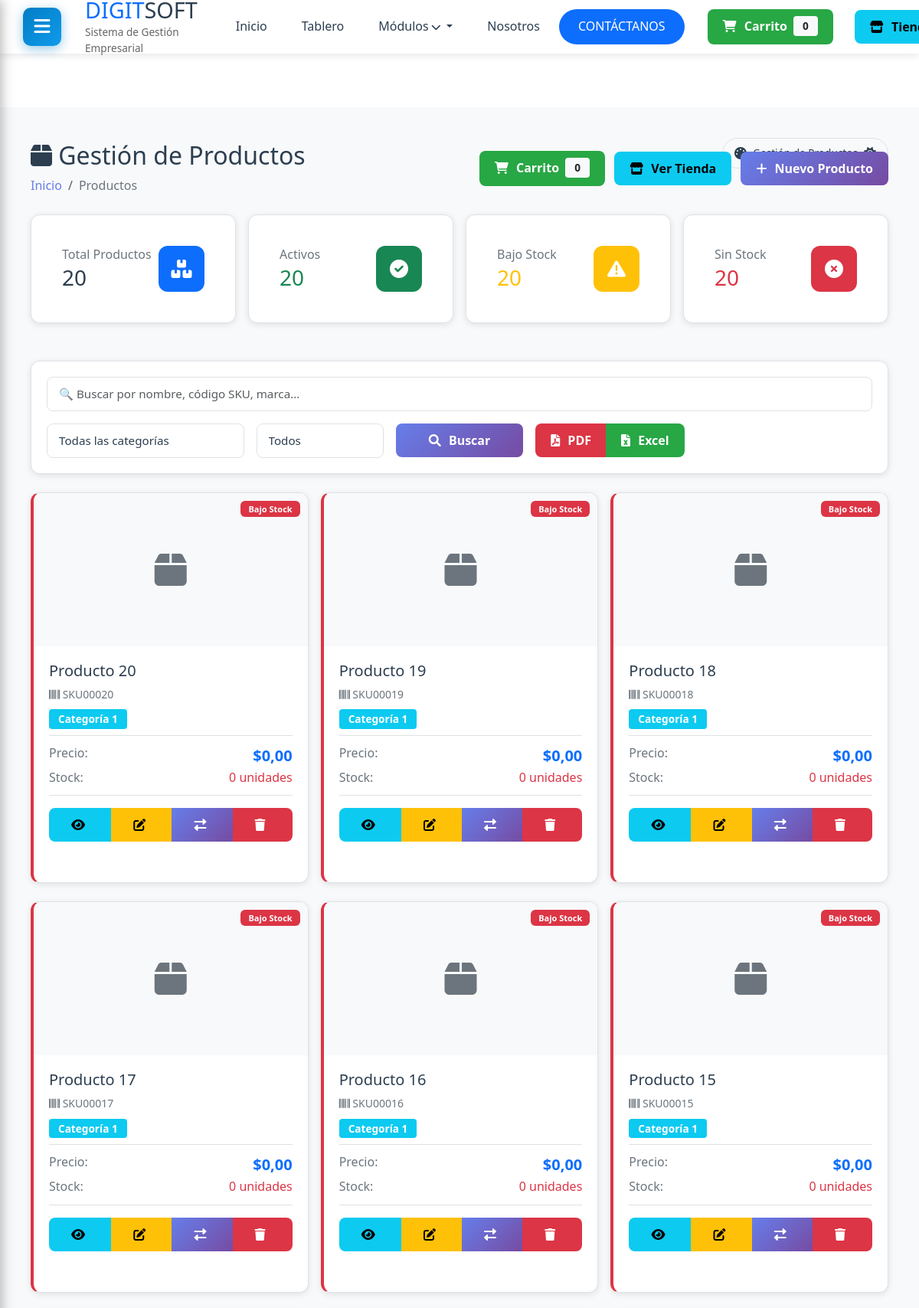
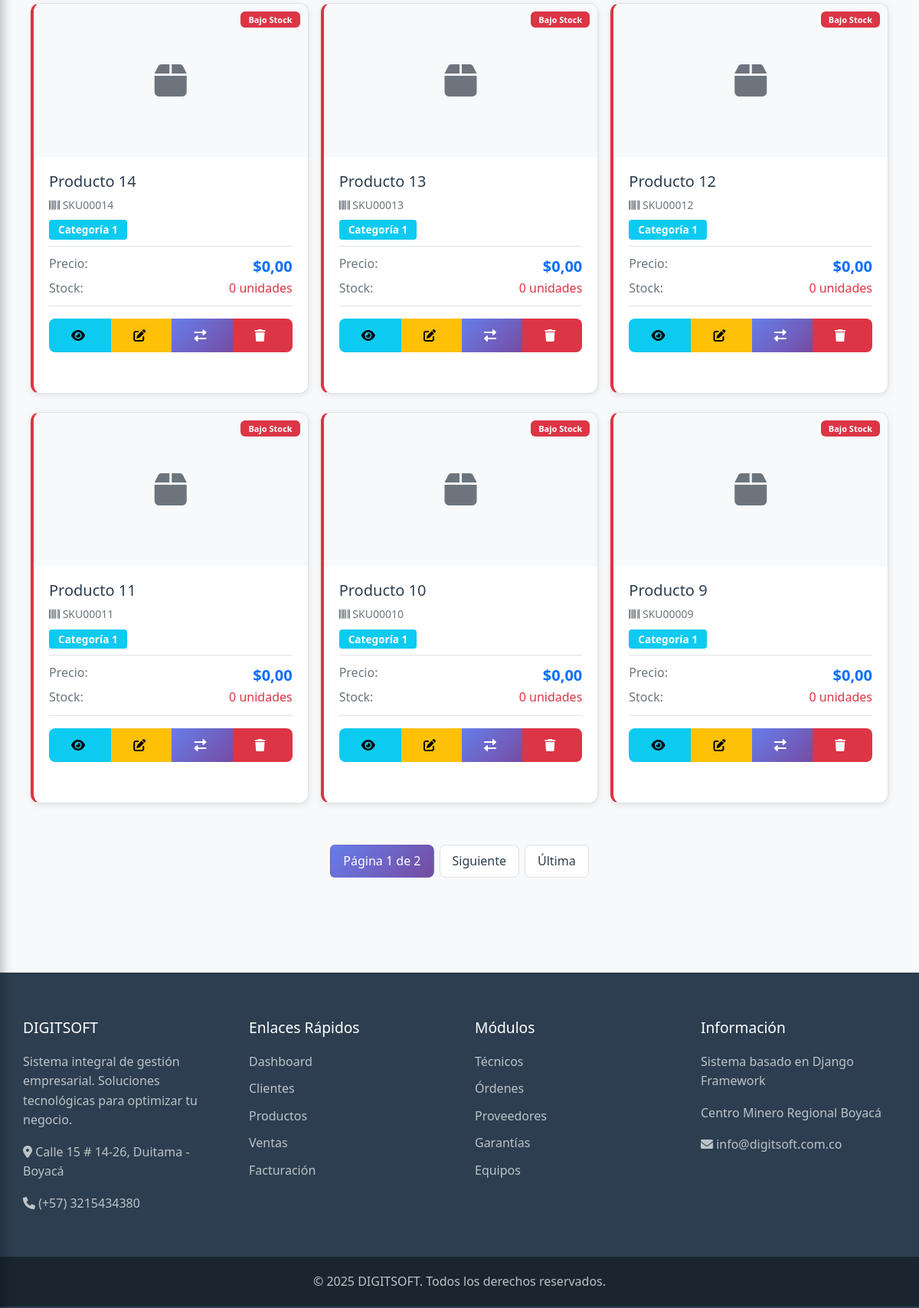
The page /productos/ (signed in, upper part) on the database its author committed (2 pictures, top to bottom).
### productos/models.py (models this page shows, shortened)
class Producto(models.Model):
    nombre_producto = models.CharField(max_length=200, verbose_name="Nombre del producto")
    codigo_sku = models.CharField(max_length=50, unique=True, verbose_name="Código SKU")
    categoria = models.ForeignKey(
        CategoriaProducto,
        on_delete=models.SET_NULL,
        null=True,
        related_name='productos',
        verbose_name="Categoría"
    )
    modelo_equipo = models.CharField(max_length=100, blank=True, verbose_name="Modelo del equipo")
    marca = models.CharField(max_length=100, blank=True, verbose_name="Marca")
    procesador = models.CharField(max_length=100, blank=True, verbose_name="Procesador")
    memoria_ram = models.CharField(max_length=50, blank=True, verbose_name="Memoria RAM")
    memoria_rom = models.CharField(max_length=50, blank=True, verbose_name="Memoria ROM/Almacenamiento")
    descripcion = models.TextField(verbose_name="Descripción del producto")
    especificaciones = models.TextField(blank=True, verbose_name="Especificaciones técnicas")
    precio_compra = models.DecimalField(
        max_digits=12,
        decimal_places=2,
        validators=[MinValueValidator(Decimal('0.01'))],
        verbose_name="Precio de compra"
    )
    precio_venta = models.DecimalField(
        max_digits=12,
        decimal_places=2,
        validators=[MinValueValidator(Decimal('0.01'))],
        verbose_name="Precio de venta"
    )
    precio_mayorista = models.DecimalField(
        max_digits=12,
        decimal_places=2,
        null=True,
        blank=True,
        validators=[MinValueValidator(Decimal('0.01'))],
        verbose_name="Precio mayorista"
    )
    stock_actual = models.IntegerField(
        default=0,
        validators=[MinValueValidator(0)],
        verbose_name="Stock actual"
    )
    stock_minimo = models.IntegerField(
        default=5,
        validators=[MinValueValidator(0)],
        verbose_name="Stock mínimo"
    )
    stock_maximo = models.IntegerField(
        default=100,
        validators=[MinValueValidator(0)],
        verbose_name="Stock máximo"
    )
    imagen = models.ImageField(upload_to='productos/', blank=True, null=True, verbose_name="Imagen del producto")
    disponible_web = models.BooleanField(default=True, verbose_name="Disponible en web")
    destacado = models.BooleanField(default=False, verbose_name="Producto destacado")
    activo = models.BooleanField(default=True, verbose_name="Activo")
    tiene_garantia = models.BooleanField(default=True, verbose_name="Tiene garantía")
    meses_garantia = models.IntegerField(default=12, verbose_name="Meses de garantía")
    fecha_registro = models.DateTimeField(auto_now_add=True, verbose_name="Fecha de registro")
    fecha_actualizacion = models.DateTimeField(auto_now=True, verbose_name="Última actualización")
    class Meta:
        verbose_name = "Producto"
        verbose_name_plural = "Productos"
        ordering = ['-fecha_registro']
        indexes = [
            models.Index(fields=['codigo_sku']),
            models.Index(fields=['nombre_producto']),
        ]
    @property
    def necesita_reposicion(self):
        return self.stock_actual <= self.stock_minimo

class CategoriaProducto(models.Model):
    nombre = models.CharField(max_length=100, unique=True, verbose_name="Nombre de categoría")
    descripcion = models.TextField(blank=True, verbose_name="Descripción")
    activo = models.BooleanField(default=True, verbose_name="Activo")
    fecha_registro = models.DateTimeField(auto_now_add=True, verbose_name="Fecha de registro")
    class Meta:
        verbose_name = "Categoría de Producto"
        verbose_name_plural = "Categorías de Productos"
        ordering = ['nombre']
    def __str__(self):
        return self.nombre

### productos/views.py (the view, shortened to what this page needs)
# urls.py: path('', views.productos_lista, name='lista'),
@login_required
@staff_required
def productos_lista(request):
    form = BuscarProductoForm(request.GET or None)
    productos = Producto.objects.select_related('categoria').all()
    paginator = Paginator(productos, 12)  # 12 productos por página
    page_number = request.GET.get('page')
    page_obj = paginator.get_page(page_number)
    total_productos = Producto.objects.count()
    productos_activos = Producto.objects.filter(activo=True).count()
    bajo_stock = len([p for p in Producto.objects.all() if p.necesita_reposicion])
    sin_stock = Producto.objects.filter(stock_actual=0).count()
    context = {
        'page_obj': page_obj,
        'form': form,
        'total_productos': total_productos,
        'productos_activos': productos_activos,
        'bajo_stock': bajo_stock,
        'sin_stock': sin_stock,
    }
    return render(request, 'productos/lista.html', context)

### templates/productos/lista.html (shortened to what this page needs)
{% extends 'base_dashboard.html' %}
{% load static %}
{% block extra_css %}
<link rel="stylesheet" href="{% static 'css/productos.css' %}">
{% endblock %}
{% block content %}
<div class="container-fluid py-4">
    <div class="row mb-4">
        <div class="col-12">
            <div class="d-flex justify-content-between align-items-center">
                <div>
                    <h1 class="h2 mb-2">
                        <i class="fas fa-box"></i> Gestión de Productos
                    </h1>
                    <nav aria-label="breadcrumb">
                        <ol class="breadcrumb">
                            <li class="breadcrumb-item"><a href="{% url 'core:home' %}">Inicio</a></li>
                            <li class="breadcrumb-item active">Productos</li>
                        </ol>
                    </nav>
                </div>
                <div>
                    <a href="{% url 'ecommerce:ver_carrito' %}" class="btn btn-success me-2">
                        <i class="fas fa-shopping-cart"></i> Carrito
                        <span class="badge bg-light text-dark ms-1" id="carrito-count">0</span>
                    </a>
                    <a href="{% url 'ecommerce:productos' %}" class="btn btn-info me-2">
                        <i class="fas fa-store"></i> Ver Tienda
                    </a>
                    <a href="{% url 'productos:crear' %}" class="btn btn-primary">
                        <i class="fas fa-plus"></i> Nuevo Producto
                    </a>
                </div>
            </div>
        </div>
    </div>
    <div class="row mb-4">
        <div class="col-md-3">
            <div class="card stat-card">
                <div class="card-body">
                    <div class="d-flex justify-content-between align-items-center">
                        <div>
                            <h6 class="text-muted mb-1">Total Productos</h6>
                            <h3 class="mb-0">{{ total_productos }}</h3>
                        </div>
                        <div class="icon-wrapper bg-primary">
                            <i class="fas fa-boxes"></i>
                        </div>
                    </div>
                </div>
            </div>
        </div>
        <div class="col-md-3">
            <div class="card stat-card">
                <div class="card-body">
                    <div class="d-flex justify-content-between align-items-center">
                        <div>
                            <h6 class="text-muted mb-1">Activos</h6>
                            <h3 class="mb-0 text-success">{{ productos_activos }}</h3>
                        </div>
                        <div class="icon-wrapper bg-success">
                            <i class="fas fa-check-circle"></i>
                        </div>
                    </div>
                </div>
            </div>
        </div>
        <div class="col-md-3">
            <div class="card stat-card">
                <div class="card-body">
                    <div class="d-flex justify-content-between align-items-center">
                        <div>
                            <h6 class="text-muted mb-1">Bajo Stock</h6>
                            <h3 class="mb-0 text-warning">{{ bajo_stock }}</h3>
                        </div>
                        <div class="icon-wrapper bg-warning">
                            <i class="fas fa-exclamation-triangle"></i>
                        </div>
                    </div>
                </div>
            </div>
        </div>
        <div class="col-md-3">
            <div class="card stat-card">
                <div class="card-body">
                    <div class="d-flex justify-content-between align-items-center">
                        <div>
                            <h6 class="text-muted mb-1">Sin Stock</h6>
                            <h3 class="mb-0 text-danger">{{ sin_stock }}</h3>
                        </div>
                        <div class="icon-wrapper bg-danger">
                            <i class="fas fa-times-circle"></i>
                        </div>
                    </div>
                </div>
            </div>
        </div>
    </div>
    <div class="card mb-4">
        <div class="card-body">
            <form method="get" class="row g-3">
                <div class="col-md-5">
                    {{ form.busqueda }}
                </div>
                <div class="col-md-3">
                    {{ form.categoria }}
                </div>
                <div class="col-md-2">
                    {{ form.estado }}
                </div>
                <div class="col-md-2">
                    <button type="submit" class="btn btn-primary w-100">
                        <i class="fas fa-search"></i> Buscar
                    </button>
                </div>
                <div class="col-md-2">
                    <div class="btn-group w-100">
                        <a href="{% url 'productos:reporte_pdf' %}?{{ request.GET.urlencode }}" class="btn btn-danger" title="Descargar reporte en PDF">
                            <i class="fas fa-file-pdf"></i> PDF
                        </a>
                        <a href="{% url 'productos:reporte_excel' %}?{{ request.GET.urlencode }}" class="btn btn-success" title="Descargar reporte en Excel">
                            <i class="fas fa-file-excel"></i> Excel
                        </a>
                    </div>
                </div>
            </form>
        </div>
    </div>
    <div class="row">
        {% for producto in page_obj %}
        <div class="col-md-4 mb-4">
            <div class="card producto-card h-100">
                <div class="producto-imagen">
                    {% if producto.imagen %}
                        <img src="{{ producto.imagen.url }}" alt="{{ producto.nombre_producto }}">
                    {% else %}
                        <div class="producto-sin-imagen">
                            <i class="fas fa-box fa-3x"></i>
                        </div>
                    {% endif %}
                    <div class="producto-badges">
                        {% if producto.necesita_reposicion %}
                            <span class="badge bg-danger">Bajo Stock</span>
                        {% elif not producto.stock_disponible %}
                            <span class="badge bg-dark">Sin Stock</span>
                        {% endif %}
                    </div>
                </div>
                <div class="card-body">
                    <h5 class="card-title">{{ producto.nombre_producto }}</h5>
                    <p class="text-muted small mb-2">
                        <i class="fas fa-barcode"></i> {{ producto.codigo_sku }}
                    </p>
                    {% if producto.categoria %}
                    <p class="mb-2">
                        <span class="badge bg-info">{{ producto.categoria }}</span>
                    </p>
                    {% endif %}
                    <div class="producto-precios mb-3">
                        <div class="d-flex justify-content-between">
                            <span class="text-muted">Precio:</span>
                            <span class="fw-bold text-primary">
                                ${{ producto.precio_venta|floatformat:2 }}
                            </span>
                        </div>
                        <div class="d-flex justify-content-between">
                            <span class="text-muted">Stock:</span>
                            <span class="{% if producto.necesita_reposicion %}text-danger{% else %}text-success{% endif %}">
                                {{ producto.stock_actual }} unidades
                            </span>
                        </div>
                    </div>
                    <div class="row g-1 mb-2">
                        <div class="col-12">
                            <div class="btn-group w-100" role="group">
                                <a href="{% url 'productos:detalle' producto.pk %}"
                                   class="btn btn-sm btn-info"
                                   title="Ver detalle">
                                    <i class="fas fa-eye"></i>
                                </a>
                                <a href="{% url 'productos:editar' producto.pk %}"
                                   class="btn btn-sm btn-warning"
                                   title="Editar">
                                    <i class="fas fa-edit"></i>
                                </a>
                                <a href="{% url 'productos:movimiento' producto.pk %}"
                                   class="btn btn-sm btn-primary"
                                   title="Inventario">
                                    <i class="fas fa-exchange-alt"></i>
                                </a>
                                <a href="{% url 'productos:eliminar' producto.pk %}"
                                   class="btn btn-sm btn-danger"
                                   title="Eliminar">
                                    <i class="fas fa-trash"></i>
                                </a>
                            </div>
                        </div>
                    </div>
                </div>
            </div>
        </div>
        {% endfor %}
    </div>
    {% if page_obj.has_other_pages %}
    <nav aria-label="Paginación de productos">
        <ul class="pagination justify-content-center">
            <li class="page-item active">
                <span class="page-link">
                    Página {{ page_obj.number }} de {{ page_obj.paginator.num_pages }}
                </span>
            </li>
            {% if page_obj.has_next %}
                <li class="page-item">
                    <a class="page-link" href="?page={{ page_obj.next_page_number }}">Siguiente</a>
                </li>
                <li class="page-item">
                    <a class="page-link" href="?page={{ page_obj.paginator.num_pages }}">Última</a>
                </li>
            {% endif %}
        </ul>
    </nav>
    {% endif %}
</div>
{% endblock %}

### rows shown on the page
Producto: stock_minimo "Bajo Stock", nombre_producto "Producto 20", codigo_sku "SKU00020", categoria "Categoría 1", precio_venta "0,00", stock_actual "0"
Producto: stock_minimo "Bajo Stock", nombre_producto "Producto 19", codigo_sku "SKU00019", categoria "Categoría 1", precio_venta "0,00", stock_actual "0"
Producto: stock_minimo "Bajo Stock", nombre_producto "Producto 18", codigo_sku "SKU00018", categoria "Categoría 1", precio_venta "0,00", stock_actual "0"
Producto: stock_minimo "Bajo Stock", nombre_producto "Producto 17", codigo_sku "SKU00017", categoria "Categoría 1", precio_venta "0,00", stock_actual "0"
Producto: stock_minimo "Bajo Stock", nombre_producto "Producto 16", codigo_sku "SKU00016", categoria "Categoría 1", precio_venta "0,00", stock_actual "0"
Producto: stock_minimo "Bajo Stock", nombre_producto "Producto 15", codigo_sku "SKU00015", categoria "Categoría 1", precio_venta "0,00", stock_actual "0"
Producto: stock_minimo "Bajo Stock", nombre_producto "Producto 14", codigo_sku "SKU00014", categoria "Categoría 1", precio_venta "0,00", stock_actual "0"
Producto: stock_minimo "Bajo Stock", nombre_producto "Producto 13", codigo_sku "SKU00013", categoria "Categoría 1", precio_venta "0,00", stock_actual "0"
Producto: stock_minimo "Bajo Stock", nombre_producto "Producto 12", codigo_sku "SKU00012", categoria "Categoría 1", precio_venta "0,00", stock_actual "0"
Producto: stock_minimo "Bajo Stock", nombre_producto "Producto 11", codigo_sku "SKU00011", categoria "Categoría 1", precio_venta "0,00", stock_actual "0"
Producto: stock_minimo "Bajo Stock", nombre_producto "Producto 10", codigo_sku "SKU00010", categoria "Categoría 1", precio_venta "0,00", stock_actual "0"
Producto: stock_minimo "Bajo Stock", nombre_producto "Producto 9", codigo_sku "SKU00009", categoria "Categoría 1", precio_venta "0,00", stock_actual "0"

### other values the page prints
{{ total_productos }} "20"
{{ productos_activos }} "20"
{{ bajo_stock }} "20"
{{ sin_stock }} "20"
{{ page_obj.number }} "1"
{{ page_obj.paginator.num_pages }} "2"
